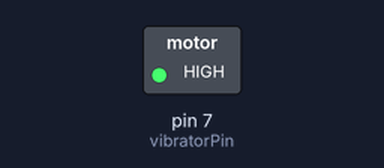
Bench run of a sketch on a simulated Arduino Uno, built with avr-gcc and run on an emulated ATmega328P. On the bench: switched loads named in the sketch (green lamp = pin HIGH). What the sketch prints to the serial monitor is not drawn.

Above: at 0.1 s.
At 27.1 s:
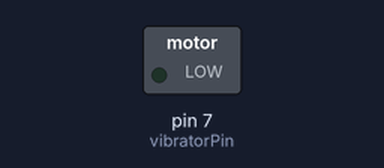
Timing chart, 0 to 28.6 s (numbered marks = the images above):
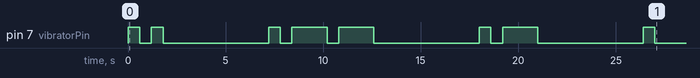

The sketch:

morseCodeReciever.ino
```cpp
#include <SoftwareSerial.h>
//#include <String.h>

SoftwareSerial BTSerial(10, 11);

const int vibratorPin = 7;

const int millisecond = 1000;
const float wpm = 2.0; // 1 wpm = "PARIS " per minute => 50 units per minute
const float ups = 5.0 / 6.0 * wpm; // 5 units per 6 seconds
const float timeunit = millisecond / ups; // milliseconds per unit

/* Morse Code Timing Table */
// . 1 tu
// - 3 tu
// US 1 tu (Unit Space)
// CS 3 tu (Character Space)
// WS 7 tu (Word Space)

const int timingtable[5] = {1, 3, 1, 3, 7};

char morseCode[] = "", latinCode[] = "";

const char* morseAlphabet[26] = {
  ".-", "-...", "-.-.", "-..", ".", "..-.", "--.", "....", "..", ".---", "-.-", ".-..", "--",
  "-.", "---", ".--.", "--.-", ".-.", "...", "-", "..-", "...-", ".--", "-..-", "-.--", "--.."
};

const char CUSTOM_ENCODING_TABLE[5] = {'.', '-', 'U', 'W', 'C'};

void dataParser(String encoded) {
  const int encoded_length = encoded.length();
  // Serial.println(encoded_length);
  String decoded = encoded;
  for (int i = 0; i < encoded_length; i++) {
    decoded.setCharAt(i, customDecoder(encoded[i]));
    // Serial.println(decoded);
  }

  Serial.println(decoded);

  decoded.replace("U", ""); // Implement it with char array in order to get rid of string type...
  Serial.println(decoded);
  morseToPulse(decoded);
  Serial.println(splitter('W', decoded));

}

/*char** split(char seperator, String string) {
  int occurences = count(seperator, string);
  char chunks[occurences + 1][occurences];
  for (int i = 0, j=0, c=0; i < string.length(); i++) {
    if (string.charAt(i) == seperator) {
      string.substring(j, i-1).toCharArray(chunks[c], occurences);
      ++i, c++, j=i;
    }
  }
  return chunks;
  }*/

char* splitter(char seperator, String string) {
  const int occurences = count(seperator, string) + 2;
  char* output;
  output = (char*)calloc(occurences, sizeof(char));
  for (int i = 0, j = 0, c = 0; i <= string.length(); i++) {
    if (string.charAt(i) == seperator || i == string.length()) {
      char chr = morseToLatin(string.substring(j, i));
      output[c] = chr;
      ++i, ++c, j = i;
    }
  }
  return output;
}


int count(char chr, String string) {
  int counter = 0;
  for (int i = 0; i < string.length(); i++) {
    if (string[i] == chr) counter++;
  }
  return counter;
}

/*char* str_remove(char chr, char string[]) {
  const int str_len = strlen(string);
  char removed[str_len - count(chr, string)];
  for (int i = 0, j = 0; i < str_len; i++) {
    if (string[i] == chr) {
      removed[j] = customDecoder(string[i]);
      j++;
    }
  }
   return removed;
  }*/

char morseToLatin(String morseCode) {
  for (int i = 0; i < sizeof(morseAlphabet) / sizeof(morseAlphabet[0]); i++) {
    if (morseCode == morseAlphabet[i]) {
      // Serial.println(char(65 + i));
      return char(65 + i);
    }
  }
}

char customDecoder(char code) {
  return CUSTOM_ENCODING_TABLE[code - '0' - 1];
}

void morseToPulse(String morseCode) {
  for (int i = 0; i < morseCode.length(); i++) {
    if (morseCode.charAt(i) == '.') {
      digitalWrite(vibratorPin, 1);
      delay(timingtable[0] * timeunit);
      digitalWrite(vibratorPin, 0);
    } else if (morseCode.charAt(i) == '-') {
      digitalWrite(vibratorPin, 1);
      delay(timingtable[1] * timeunit);
      digitalWrite(vibratorPin, 0);
    } else if (morseCode.charAt(i) == 'W') {
      digitalWrite(vibratorPin, 0);
      delay(timingtable[4] * timeunit);
    }
    delay(timingtable[2] * timeunit);
  }
  delay(timingtable[3] * timeunit);   // Delay due to the char space (data is cut by char space, so we need to simulate it...)

}

void setup()
{
  // pinMode(9, OUTPUT);
  // digitalWrite(9, HIGH);
  pinMode(vibratorPin, OUTPUT);

  Serial.begin(9600);
  Serial.print("Time unit is set:");
  Serial.println(timeunit);
  // morseToPulse(".-.. --- .-. . --   .. .--. ... ..- --   -.. --- .-.. --- .-.   ... .. -   .- -- . - --..--   -.-. --- -. ... . -.-. - . - ..- . .-.   .- -.. .. .--. .. ... -.-. .. -. --.   . .-.. .. - .-.-.-   ..- -   --- -.. .. --- .-.-.-   -. .- --   ... . -..   . ... - .-.-.-   -. .- --   .-  ");
  dataParser("13141323234132413");
  // BTSerial.begin(38400);  // HC-05 default speed in AT command more
}

void loop()
{
  /*
    // Keep reading from HC-05 and send to Arduino Serial Monitor
    if (BTSerial.available() > 0) {
    char buffer = BTSerial.read();
    Serial.println();
    Serial.println(morseCode);
    morseToPulse(morseCode);
    }
  */

}
```
